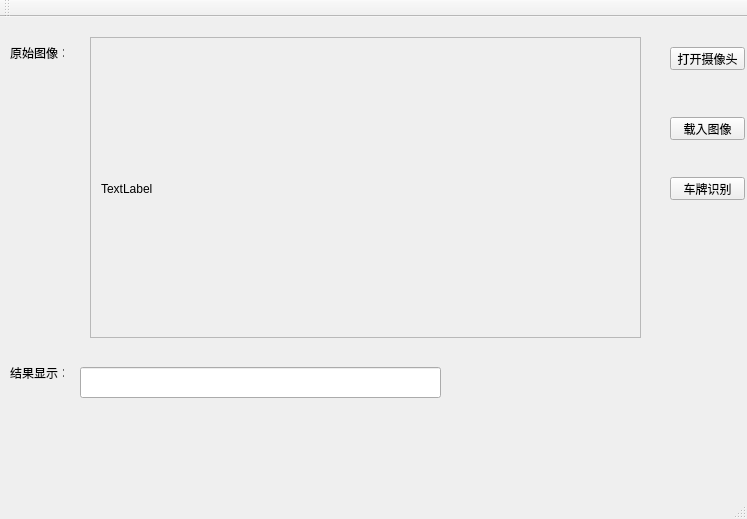
<?xml version="1.0" encoding="UTF-8"?>
<ui version="4.0">
 <class>MainWindow</class>
 <widget class="QMainWindow" name="MainWindow">
  <property name="geometry">
   <rect>
    <x>0</x>
    <y>0</y>
    <width>747</width>
    <height>519</height>
   </rect>
  </property>
  <property name="windowTitle">
   <string>MainWindow</string>
  </property>
  <widget class="QWidget" name="centralWidget">
   <widget class="QScrollArea" name="scrollArea">
    <property name="geometry">
     <rect>
      <x>90</x>
      <y>20</y>
      <width>551</width>
      <height>301</height>
     </rect>
    </property>
    <property name="widgetResizable">
     <bool>true</bool>
    </property>
    <widget class="QWidget" name="scrollAreaWidgetContents">
     <property name="geometry">
      <rect>
       <x>0</x>
       <y>0</y>
       <width>549</width>
       <height>299</height>
      </rect>
     </property>
     <widget class="QLabel" name="label">
      <property name="geometry">
       <rect>
        <x>10</x>
        <y>10</y>
        <width>561</width>
        <height>281</height>
       </rect>
      </property>
      <property name="text">
       <string>TextLabel</string>
      </property>
     </widget>
     <widget class="QWidget" name="gridLayoutWidget">
      <property name="geometry">
       <rect>
        <x>0</x>
        <y>-10</y>
        <width>551</width>
        <height>311</height>
       </rect>
      </property>
      <layout class="QGridLayout" name="gridLayout"/>
     </widget>
    </widget>
   </widget>
   <widget class="QLabel" name="label_2">
    <property name="geometry">
     <rect>
      <x>10</x>
      <y>30</y>
      <width>54</width>
      <height>12</height>
     </rect>
    </property>
    <property name="text">
     <string>原始图像：</string>
    </property>
   </widget>
   <widget class="QLabel" name="label_3">
    <property name="geometry">
     <rect>
      <x>10</x>
      <y>350</y>
      <width>54</width>
      <height>12</height>
     </rect>
    </property>
    <property name="text">
     <string>结果显示：</string>
    </property>
   </widget>
   <widget class="QLineEdit" name="lineEdit">
    <property name="geometry">
     <rect>
      <x>80</x>
      <y>350</y>
      <width>361</width>
      <height>31</height>
     </rect>
    </property>
    <property name="text">
     <string/>
    </property>
   </widget>
   <widget class="QPushButton" name="pushButton">
    <property name="geometry">
     <rect>
      <x>670</x>
      <y>100</y>
      <width>75</width>
      <height>23</height>
     </rect>
    </property>
    <property name="text">
     <string>载入图像</string>
    </property>
   </widget>
   <widget class="QPushButton" name="pushButton_2">
    <property name="geometry">
     <rect>
      <x>670</x>
      <y>30</y>
      <width>75</width>
      <height>23</height>
     </rect>
    </property>
    <property name="text">
     <string>打开摄像头</string>
    </property>
   </widget>
   <widget class="QPushButton" name="pushButton_3">
    <property name="geometry">
     <rect>
      <x>670</x>
      <y>160</y>
      <width>75</width>
      <height>23</height>
     </rect>
    </property>
    <property name="text">
     <string>车牌识别</string>
    </property>
   </widget>
  </widget>
  <widget class="QMenuBar" name="menuBar">
   <property name="geometry">
    <rect>
     <x>0</x>
     <y>0</y>
     <width>747</width>
     <height>23</height>
    </rect>
   </property>
  </widget>
  <widget class="QToolBar" name="mainToolBar">
   <attribute name="toolBarArea">
    <enum>TopToolBarArea</enum>
   </attribute>
   <attribute name="toolBarBreak">
    <bool>false</bool>
   </attribute>
  </widget>
  <widget class="QStatusBar" name="statusBar"/>
 </widget>
 <layoutdefault spacing="6" margin="11"/>
 <resources/>
 <connections/>
</ui>
